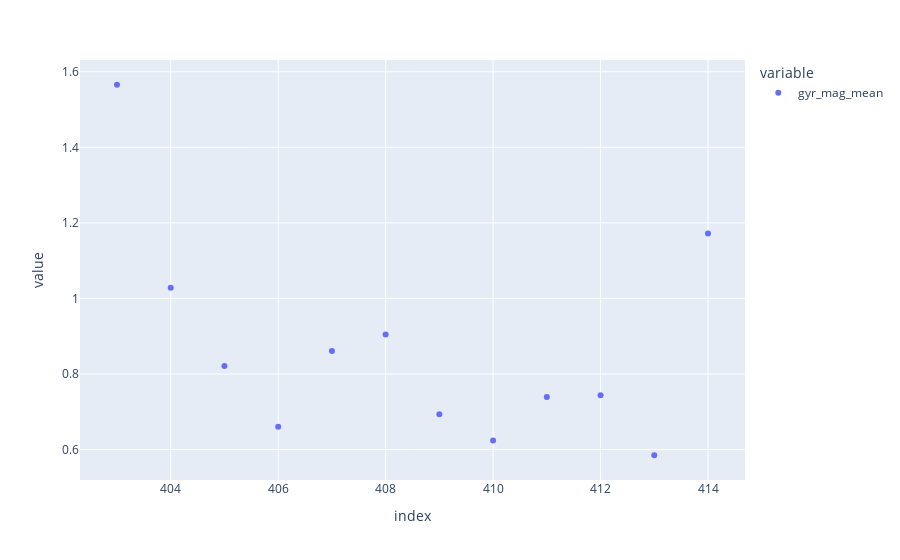

Notebook code cell kept with this figure:
### Code cell
# px.scatter(ohne_gravity['gyr_mag_mean'])
px.scatter(ohne_gravity[ohne_gravity['experiment_id'] == 20]['gyr_mag_mean'])

### Figure 1 — Plotly figure (JSON) as saved in the notebook; plotly's stock layout.template omitted (floating-point values rounded to 4 significant figures)
{"data": [{"hovertemplate": "variable=gyr_mag_mean<br>index=%{x}<br>value=%{y}<extra></extra>", "legendgroup": "gyr_mag_mean", "marker": {"color": "#636efa", "symbol": "circle"}, "mode": "markers", "name": "gyr_mag_mean", "orientation": "v", "showlegend": true, "type": "scatter", "x": [403, 404, 405, 406, 407, 408, 409, 410, 411, 412, 413, 414], "xaxis": "x", "y": [1.566, 1.028, 0.8211, 0.6604, 0.861, 0.9044, 0.6936, 0.624, 0.7393, 0.7439, 0.5849, 1.172], "yaxis": "y"}], "layout": {"legend": {"title": {"text": "variable"}, "tracegroupgap": 0}, "margin": {"t": 60}, "xaxis": {"anchor": "y", "domain": [0, 1], "title": {"text": "index"}}, "yaxis": {"anchor": "x", "domain": [0, 1], "title": {"text": "value"}}}}
